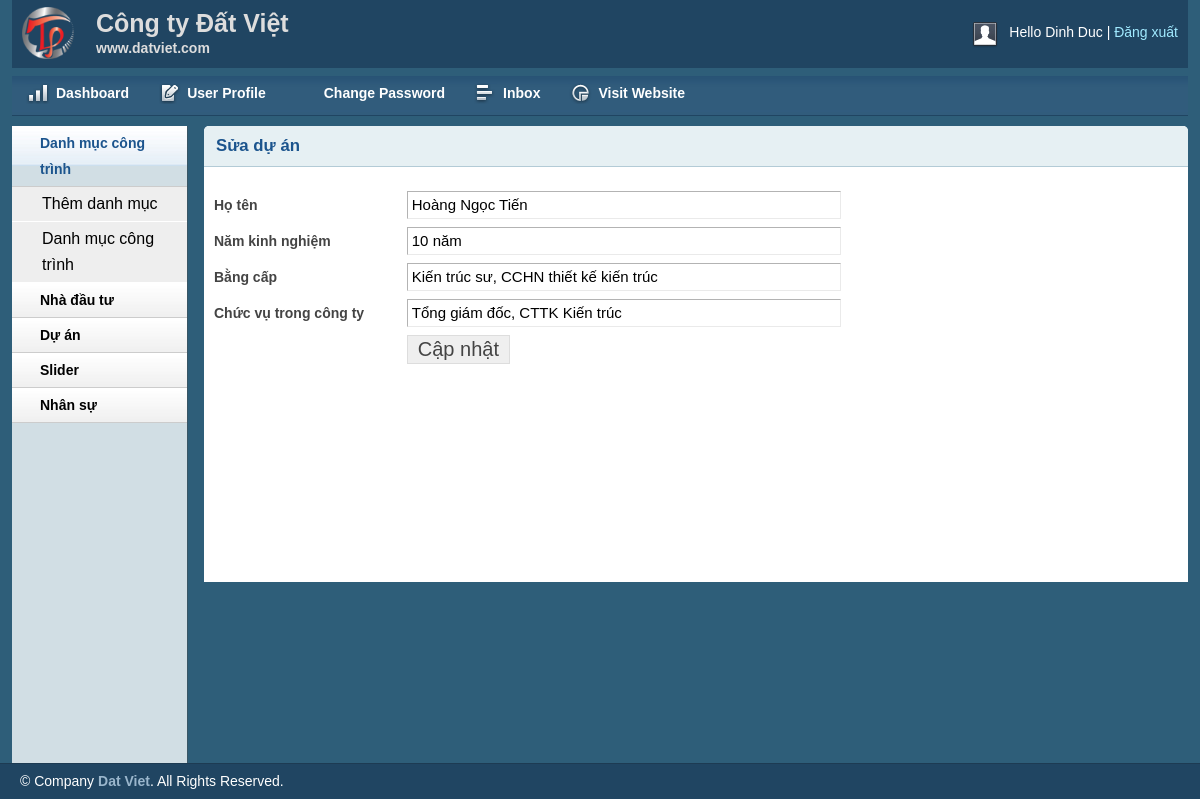
Screenshot of /website_datviet/admin/peredit.php?id=1 (signed in) with the database file from the repository.
### tables this page shows
CREATE TABLE `tbl_personnel` (
  `id` int(11) NOT NULL,
  `danhsach` varchar(255) NOT NULL,
  `kinhnghiem` varchar(255) NOT NULL,
  `bangcap` varchar(255) NOT NULL,
  `chucvu` varchar(255) NOT NULL
);

### website_datviet/lib/database.php (called while the page is built, shortened)
<?php
Class Database{
   public $host   = DB_HOST;
   public $user   = DB_USER;
   public $pass   = DB_PASS;
   public $dbname = DB_NAME;
   public $link;
private function connectDB(){
   $this->link = new mysqli($this->host, $this->user, $this->pass,
    $this->dbname);
 }
public function select($query){
  $result = $this->link->query($query) or
   die($this->link->error.__LINE__);
  if($result->num_rows > 0){
    return $result;
  } else {
    return false;
  }
 }
}
?>

### website_datviet/classes/personnel.php (called while the page is built, shortened)
<?php
    $filepath = realpath(dirname(__FILE__));
    include_once ($filepath.'/../lib/database.php');
?>
<?php
    class personnel
    {
        private $db;
        public function __construct()
        {
            $this->db = new Database();
        }
         public function personnelbyid($id)
        {
            $query = "SELECT * FROM tbl_personnel where id = '$id' ";
            $result = $this->db->select($query);
            return $result;
        }
     }
 ?>

### website_datviet/admin/peredit.php (the view, shortened to what this page needs)
<?php include 'inc/header.php';?>
<?php include 'inc/sidebar.php';?>
<?php include '../classes/personnel.php' ?>
<?php
    $per = new personnel();
    if(!isset($_GET['id']) || $_GET['id'] == NULL){
        echo "<script> window.location = 'perlist.php' </script>";
    }else {
        $id = $_GET['id'];
    }
  ?>
<div class="grid_10">
    <div class="box round first grid">
        <h2>Sửa dự án</h2>
        <div class="block">
                <?php
                    $per = $per->personnelbyid($id);
                    if ($per){
                        while($result_personnel = $per->fetch_assoc()){
                ?>
          <form action="" method="post" enctype="multipart/form-data">
            <table class="form">
                <tr>
                    <td width="20%">
                        <label>Họ tên</label>
                    </td>
                    <td>
                        <input type="text" value="<?php echo $result_personnel['danhsach'] ?>" placeholder="Họ tên..." class="medium" />
                    </td>
                </tr>
                 <tr>
                    <td>
                        <label>Năm kinh nghiệm</label>
                    </td>
                    <td>
                        <input type="text" value="<?php echo $result_personnel['kinhnghiem'] ?>" placeholder="Năm kinh nghiệm..." class="medium" />
                    </td>
                </tr>
                <tr>
                    <td>
                        <label>Bằng cấp</label>
                    </td>
                    <td>
                        <input type="text" value="<?php echo $result_personnel['bangcap'] ?>" class="medium" />
                    </td>
                </tr>
                <tr>
                    <td>
                        <label>Chức vụ trong công ty</label>
                    </td>
                    <td>
                        <input type="text" value="<?php echo $result_personnel['chucvu'] ?>" placeholder="Chức vụ trong công ty..." class="medium" />
                    </td>
                </tr>
                    <td></td>
                    <td>
                        <input type="submit" name="submit" Value="Cập nhật" />
                    </td>
            </table>
            </form>
            <?php
                }
            }
             ?>
        </div>
    </div>
</div>
<?php include 'inc/footer.php';?>

### website_datviet/admin/css/text.css (style rules this page uses)
body { font: 13px/1.5 Tahoma, Helvetica, Arial, 'Liberation Sans', FreeSans, sans-serif; }
h2 { font-size: 23px; }
p, dl, hr, h1, h2, h3, h4, h5, h6, ol, ul, pre, table, address, fieldset { margin-bottom: 20px; }

### website_datviet/admin/css/grid.css (style rules this page uses)
.grid_1, .grid_2, .grid_3, .grid_4, .grid_5, .grid_6, .grid_7, .grid_8, .grid_9, .grid_10, .grid_11, .grid_12, .grid_13, .grid_14, .grid_15, .grid_16 { display: inline; float: left; margin-left: 1%; margin-right: 1%; }
.container_12 .grid_10 { width: 81.333%; }

### website_datviet/admin/css/layout.css (style rules this page uses)
body { background: #fff none repeat scroll 0 0; color: #444; font-size: 14px; padding: 0; }
h1, h2, h3, h4, h5, h6 { line-height:1.2em; margin-bottom:.3em; }
h2 { margin-top:1em; }
.box { background:#fff; margin-bottom:20px; padding:10px 10px 10px 10px; margin-left:-8px; }
.box.grid { padding-bottom:40px; }
.box.round { -moz-border-radius: 5px 5px 0px 0px; -webkit-border-radius: 5px 5px 0px 0px; border-radius: 5px 5px 0px 0px; }
.box h2 { font-size:1.2em; font-weight:bold; color:#1B548D; background:#E6F0F3; margin:-10px -10px 0 -10px; padding:10px 12px; border-bottom:1px solid #B3CBD6; -moz-border-radius: 5px 5px 0px 0px; -webkit-border-radius: 5px 5px 0px 0px; border-radius: 5px 5px 0px 0px; }
.box.first { min-height: 406px; }
.block { padding-top:20px; }
table.form { width:100%; }
table.form td { padding:4px 0px; }
table.form label { font-weight:bold; }
table.form input, table.form select { font-size: 15px; padding: 4px 4px 5px 4px; border-top: 1px solid #b3b3b3; border-left: 1px solid #b3b3b3; border-right: 1px solid #eaeaea; border-bottom: 1px solid #eaeaea; }
table.form input[type="submit"] { border: 1px solid #ddd; color: #444; cursor: pointer; font-size: 20px; padding: 2px 10px; }
input.medium { width: 55%; }
.block { padding-bottom:1px; }

### rows the page displays
tbl_personnel: danhsach "Hoàng Ngọc Tiến", kinhnghiem "10 năm", bangcap "Kiến trúc sư, CCHN thiết kế kiến trúc", chucvu "Tổng giám đốc, CTTK Kiến trúc"

### other values shown
Session::get('adminName') "Dinh Duc"
